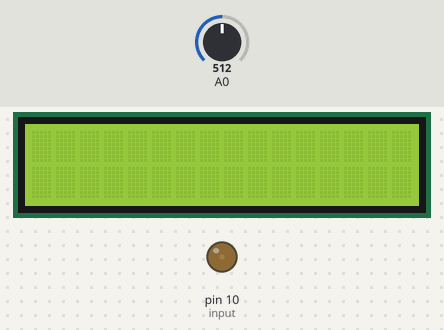
A sketch run on a simulated Arduino Uno, built with avr-gcc and run on an emulated ATmega328P. Parts: 16×2 character LCD, output pins drawn as LEDs (lit = HIGH). The inputs (shaded band) are chosen by the test bench; at power-on: A0 = 512. EEPROM starts erased.

Above: at 1.2 s.
1.3 s: A0 set to 360
2.8 s: A0 set to 337
At 2.92 s:
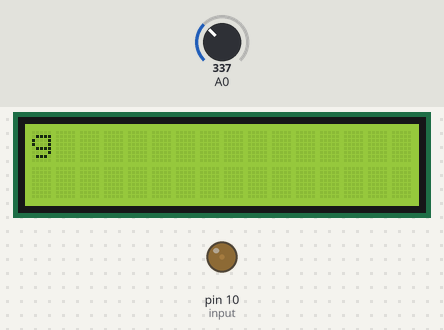
At 4.8 s:
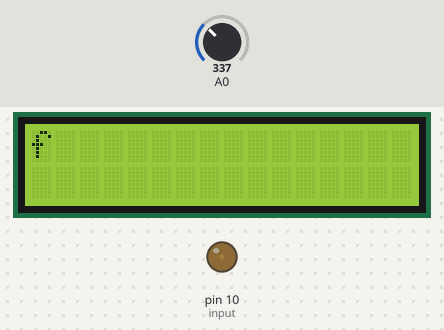
4.9 s: A0 set to 410
6.4 s: A0 set to 306
At 6.64 s:
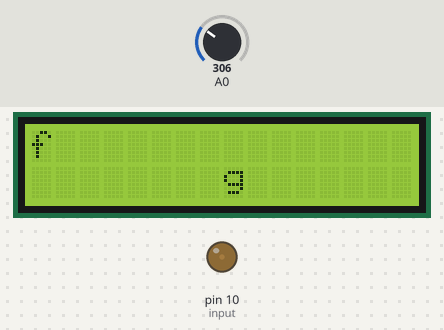
At 7.07 s:
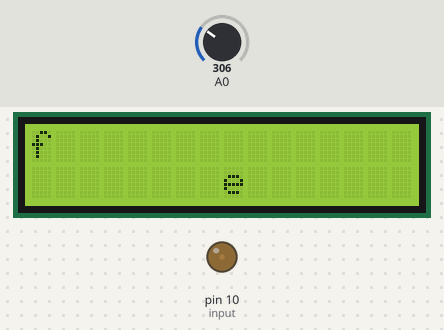
8.6 s: A0 set to 248
10.1 s: A0 set to 223
Timing chart, 0 to 12.6 s (numbered marks = the images above; inputs shaded):
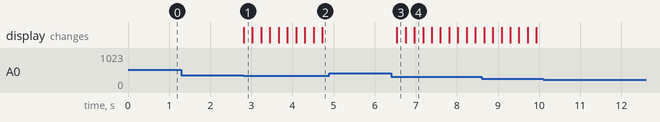

The sketch:

notebook.ino
```cpp
#include <EEPROM.h>
#include <LiquidCrystal.h>
LiquidCrystal lcd(8, 9, 4, 5, 6, 7);
#define input 10
#define alphabetSize 8
#define alphabetLastIndex 7

char detectedButton = '0';
char alphabet[alphabetSize] = {' ', 'a', 'b', 'c', 'd', 'e', 'f', 'g' };
int letterIndex = 0;
int position = 0;

int state[32] = {0, 0, 0, 0, 0, 0, 0, 0, 0, 0, 0, 0, 0, 0, 0, 0, 0, 0, 0, 0, 0, 0, 0, 0, 0, 0, 0, 0, 0, 0, 0, 0};

void printState() {
  for (int i = 0; i < 32; ++i) {
    lcd.setCursor( i % 16, i / 16 );
    int letterIndex = state[i];
    lcd.print(alphabet[letterIndex]);
  }
}

char detectButton() {
  int analog = analogRead(A0);
  if (analog < 50) detectedButton = 'R';
  else if ( (analog > 95) && (analog < 150) ) detectedButton = 'U';
  else if ( (analog > 240) && (analog < 350) ) detectedButton = 'D';
  else if ( (analog > 400) && (analog < 500) ) detectedButton = 'L';
  else if ( (analog > 600) && (analog < 750) ) detectedButton = 'S';
  else detectedButton = '0';
}

void handleUp() {
  if (letterIndex < alphabetLastIndex) {
    letterIndex++;
  } else {
    letterIndex = 0;
  }
  state[position] = letterIndex;
  EEPROM.put(0, state);
  printState();
}

void handleDown() {
  if (letterIndex > 0) {
    letterIndex--;
  } else {
    letterIndex = alphabetLastIndex;
  }
  state[position] = letterIndex;
  EEPROM.put(0, state);
  printState();
}

void handleRight() {
  if (position < 31) {
    position++;
  } else {
    position = 0;
  }
  letterIndex = 0;
}

void handleLeft() {
  if (position > 0) {
    position--;
  } else {
    position = 31;
  }
  letterIndex = 0;
}

void setup() {
  EEPROM.get(0, state);
  lcd.begin(16, 2);
  pinMode(A0, INPUT);
  pinMode(input, OUTPUT);
  analogWrite(input, 20);
  printState();
}

void loop() {
  while(detectedButton == '0') {
    detectButton();
  }

  if(detectedButton == 'U') {
    handleUp();
  } else if (detectedButton == 'D') {
    handleDown();
  } else if (detectedButton == 'R') {
  handleRight();
  } else if (detectedButton == 'L') {
    handleLeft();
  }

  delay(200);
  detectedButton = '0';
}
```

Measured:
- the behaviour switches between 350 and 349 on A0 (found by bisection; images 0 and 1)
- after the input at 1.3 s, every drawn part: stays the same
- after the input at 2.8 s, the display: changes at once (image 1)
- after the input at 4.9 s, every drawn part: stays the same
- after the input at 6.4 s, the display: changes after 0.14 s (image 3)
- after the input at 10.1 s, every drawn part: stays the same
